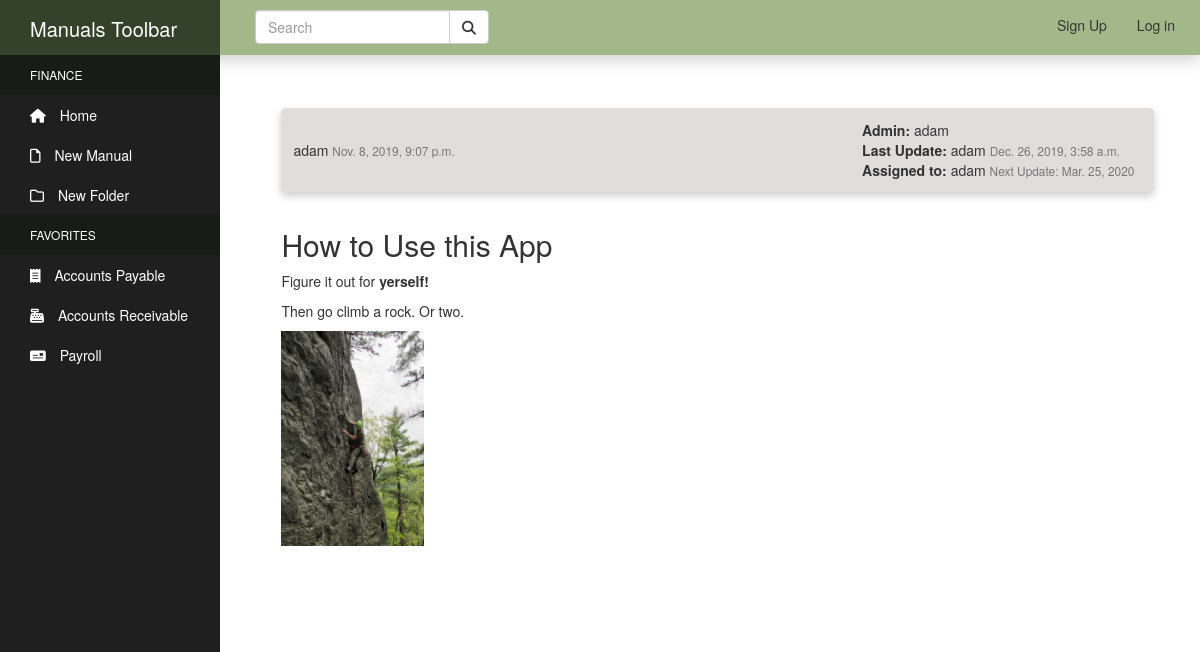
Page /manual/2/ on the earlier database version.
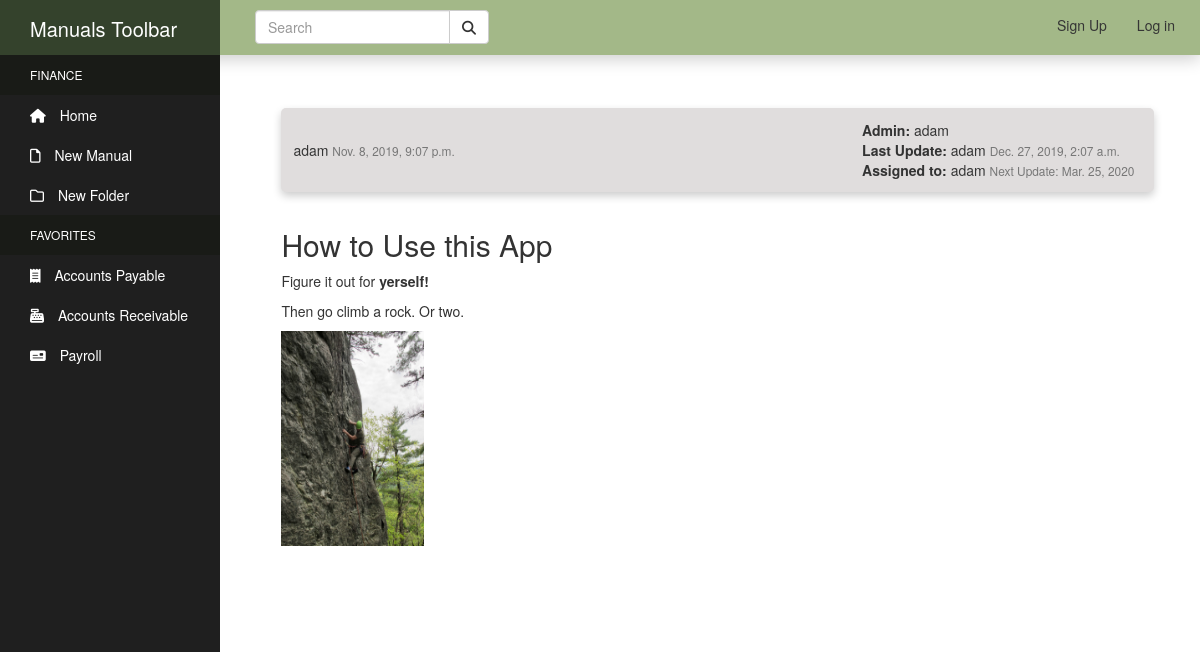
Same page on the later database version.
### manuals/models.py (models this page shows, shortened)
class Manual(models.Model):
    title = models.CharField(max_length=100)
    author = models.ForeignKey(User, related_name='author', null=True, on_delete=models.SET_NULL)
    content = models.TextField()
    tags = models.CharField(max_length=150, blank=True, null=True)
    pub_date = models.DateTimeField('Date Published', auto_now_add=True)
    admin = models.ForeignKey(User, related_name='admin_of', null=True, on_delete=models.SET_NULL)
    department = models.ForeignKey(Department, related_name='manual_department', null=True, on_delete=models.SET_NULL)
    last_update = models.DateTimeField('Last Update', null=True, auto_now=True)
    last_update_by = models.ForeignKey(User, related_name='updated_by', null=True, on_delete=models.SET_NULL)
    next_update = models.DateTimeField('Next Update Due', null=True)
    update_assigned_to = models.ForeignKey(User, related_name='assigned_to', blank=True, null=True, on_delete=models.SET_NULL)
    is_archived = models.BooleanField('Archived', default=False)
    folder = TreeForeignKey(
    'Directory',
    default=1,
    related_name='manuals',
    on_delete=models.CASCADE
    )
    def update_status(self):
        status = [
            'up_to_date',
            'due_soon',
            'overdue'
        ]
        if self.next_update - self.last_update >= datetime.timedelta(weeks=2):
            return status[0]
        elif self.next_update - self.last_update <= datetime.timedelta(days=0):
            return status[2]
        else:
            return status[1]

### manuals/views.py (the view)
# urls.py: path('manual/<int:pk>/', views.ManualDetail.as_view(), name='manual-detail'),
class ManualDetail(DetailView):
    model = Manual
    template_name = 'manuals/manual_detail.html'
    context_object_name = 'manual'

### manuals_site/my_processors/my_context.py (called while the page is built)
def custom_message_processor(request):
    messages = []
    uniq_messages = []
    for m in get_messages(request):
        if m.message not in messages:
            messages.append(m.message)
            uniq_messages.append(m)
    return {'messages': uniq_messages}

### manuals/templates/manuals/manual_detail.html (shortened to what this page needs)
{% extends "manuals/header.html" %}
{% block content %}
    <article class="media content-section">
        <div class="media-body">
            {% if manual.update_status == "due_soon" %}
                <div class="alert alert-warning alert-dismissible" role="alert">
                    <button type="button" class="close" data-dismiss="alert" aria-label="Close"><span aria-hidden="true">&times;</span></button>
                    <strong>Notice!</strong> This manual is due for an update by {{ manual.next_update|date:"M. d, Y" }}
                </div>
                <div class="article-head manual-warning">
            {% else %}
                <div class="article-head">
            {% endif %}
                    <div class="article-info">
                        <div class="article-metadata">
                            <a class="mr-2" href="#">{{ manual.author }}</a>
                            <small class="text-muted">{{ manual.pub_date }}</small>
                        </div>
                    </div>
                    <div class="article-update">
                        <strong>Admin: </strong><a class="mr-2" href="#">{{ manual.admin }}</a>
                        <div class="article-metadata">
                            <strong>Last Update: </strong><a class="mr-2" href="#">{{ manual.last_update_by }}</a>
                            <small class="text-muted">{{ manual.last_update }}</small>
                        </div>
                        <div class="article-metadata">
                            <strong>Assigned to: </strong><a class="mr-2" href="#">{{ manual.update_assigned_to }}</a>
                            <small class="text-muted">Next Update: {{ manual.next_update|date:"M. d, Y" }}</small>
                        </div>
                    </div>
                </div>
                <h2 class="article-title">{{ manual.title }}</h2>
                <p class="article-content">{{ manual.content|safe }}</p>
            </div>
    </article>
{% endblock %}

### manuals/templates/manuals/header.html (shortened to what this page needs)
<!DOCTYPE html>
<html lang="en">
<head>
    {% load static %}
    <link rel="stylesheet" type="text/css" href="{% static 'manuals/css/bootstrap.css' %}">
    <link rel="stylesheet" type="text/css" href="{% static 'manuals/css/styles.css' %}">
    <link rel="stylesheet" href="https://cdnjs.cloudflare.com/ajax/libs/font-awesome/4.7.0/css/font-awesome.min.css">
</head>
<body>
  <nav class="navbar navbar-default navbar-fixed-top">
    <div class="container-fluid nav-container">
      <div class="navbar-header">
        <a class="navbar-brand" href="#">Market Manuals</a>
      </div>
      <ul class="nav navbar-nav nav-pills">
      </ul>
      <ul class="nav nav-pills navbar-right">
        {% if user.is_authenticated %}
          <li><a href="{% url 'logout' %}">Log out</a></li>
          <li><a href="{% url 'profile' %}">{{ user.username }}</a></li>
        {% else %}
          <li><a href="{% url 'login' %}">Log in</a></li>
          <li><a href="{% url 'register' %}">Sign Up</a></li>
        {% endif %}
      </ul>
      <form class="navbar-form navbar-left" action="/action_page.php">
        <div class="input-group">
          <input type="text" class="form-control" placeholder="Search">
          <div class="input-group-btn">
            <button class="btn btn-default" type="submit">
              <i class="fas fa-search"></i>
            </button>
          </div>
        </div>
      </form>
    </div>
  </nav>
    <div class="sidebar-container">
            <div class="sidebar-logo">
              Manuals Toolbar
            </div>
            <ul class="sidebar-navigation">
              <li class="header">Finance</li>
              <li>
                <a href="{% url 'index' %}">
                  <i class="fa fa-home" aria-hidden="true"></i> Home
                </a>
              </li>
              <li>
                <a id="new-manual" href="{% url 'manual-create' %}">
                  <i class="far fa-file" aria-hidden="true"></i> New Manual
                </a>
              </li>
              <li>
                <a id="new-dir" href="#">
                  <i class="far fa-folder" aria-hidden="true"></i> New Folder
                </a>
              </li>
              <li class="header">Favorites</li>
              <li>
                <a href="#">
                  <i class="fas fa-receipt" aria-hidden="true"></i> Accounts Payable
                </a>
              </li>
              <li>
                <a href="#">
                  <i class="fas fa-cash-register" aria-hidden="true"></i> Accounts Receivable
                </a>
              </li>
              <li>
                <a href="#">
                  <i class="fas fa-money-check" aria-hidden="true"></i> Payroll
                </a>
              </li>
            </ul>
          </div>
          <div class="content-container">
            <div class="container-fluid main-container">
              {% block content %}
              {% endblock %}
            </div>
          </div>
</body>
</html>

### manuals/static/manuals/css/styles.css (style rules this page uses)
.container-fluid.main-container { margin-top: 25px; }
.sidebar-container { position: fixed; width: 220px; height: 100%; left: 0; overflow-x: hidden; overflow-y: auto; background: #1f1f1f; color: #fff; z-index: 2; top: 0; }
.sidebar-logo { padding: 15px 15px 5px 30px; font-size: 20px; height: 55px; background-color: rgb(52, 66, 44); }
.sidebar-navigation { padding: 0; margin: 0; list-style-type: none; position: relative; }
.sidebar-navigation li { background-color: transparent; position: relative; display: inline-block; width: 100%; line-height: 20px; }
.sidebar-navigation li a { padding: 10px 15px 10px 30px; display: block; color: #fff; }
.sidebar-navigation li .fa { margin-right: 10px; }
.sidebar-navigation li .far { margin-right: 10px; }
.sidebar-navigation li .fas { margin-right: 10px; }
.sidebar-navigation .header { font-size: 12px; text-transform: uppercase; background-color: #191b17; padding: 10px 15px 10px 30px; }
.sidebar-navigation .header::before { background-color: transparent; }
.content-container { padding-left: 235px; margin-top: 30px; padding-top: 45px; }
.container-fluid.nav-container { padding-left: 0px; }
.navbar { max-height: 55px; min-height: 55px; }
.navbar-default { border: none; border-radius: 0px; background-color: rgb(163, 184, 136); z-index: 2; box-shadow: 0px 4px 16px 0px rgba(0,0,0,0.2); }
.navbar-header { background-color: rgb(52, 66, 44); width: 220px; margin: 0px; }
.navbar-brand { color: #fff; }
.nav-pills { padding-left: 10px; padding-right: 10px; padding-top: 5px; }
.input-group { top: 2px; }
.media-body { padding: 8px; }
.article-head { position: relative; display: flex; background-color: rgb(224, 221, 221); margin: auto; border-radius: 5px; padding: 12px; margin-bottom: 36px; align-items: center; box-shadow: 0px 4px 8px 0px rgba(0,0,0,0.2); }
.article-info { display: block; }
.article-update { position: relative; left: 200px; margin: auto; overflow: auto; }
.content-section { width: 95%; margin: auto; margin-bottom: 60px; }

Differences in the rows shown:
changed Manual "How to Use this App": last_update "Dec. 26, 2019, 3:58 a.m." → "Dec. 27, 2019, 2:07 a.m."
